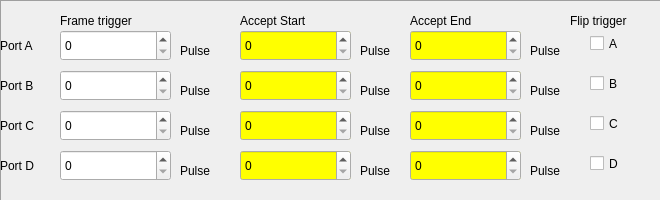
   <widget class="QFrame" name="frame_4">
    <property name="geometry">
     <rect>
      <x>20</x>
      <y>340</y>
      <width>661</width>
      <height>201</height>
     </rect>
    </property>
    <property name="frameShape">
     <enum>QFrame::Panel</enum>
    </property>
    <property name="frameShadow">
     <enum>QFrame::Sunken</enum>
    </property>
    <widget class="QLabel" name="label_6">
     <property name="geometry">
      <rect>
       <x>240</x>
       <y>10</y>
       <width>101</width>
       <height>21</height>
      </rect>
     </property>
     <property name="text">
      <string>Accept Start</string>
     </property>
    </widget>
    <widget class="QSpinBox" name="spinBoxResultAAcceptStart">
     <property name="geometry">
      <rect>
       <x>240</x>
       <y>30</y>
       <width>111</width>
       <height>31</height>
      </rect>
     </property>
     <property name="palette">
      <palette>
       <active>
        <colorrole role="Base">
         <brush brushstyle="SolidPattern">
          <color alpha="255">
           <red>255</red>
           <green>255</green>
           <blue>0</blue>
          </color>
         </brush>
        </colorrole>
       </active>
       <inactive>
        <colorrole role="Base">
         <brush brushstyle="SolidPattern">
          <color alpha="255">
           <red>255</red>
           <green>255</green>
           <blue>0</blue>
          </color>
         </brush>
        </colorrole>
       </inactive>
       <disabled>
        <colorrole role="Base">
         <brush brushstyle="SolidPattern">
          <color alpha="255">
           <red>240</red>
           <green>240</green>
           <blue>240</blue>
          </color>
         </brush>
        </colorrole>
       </disabled>
      </palette>
     </property>
     <property name="autoFillBackground">
      <bool>true</bool>
     </property>
     <property name="maximum">
      <number>16777215</number>
     </property>
    </widget>
    <widget class="QLabel" name="label_Unit1_2">
     <property name="geometry">
      <rect>
       <x>360</x>
       <y>40</y>
       <width>41</width>
       <height>21</height>
      </rect>
     </property>
     <property name="text">
      <string>Pulse</string>
     </property>
    </widget>
    <widget class="QLabel" name="label_16">
     <property name="geometry">
      <rect>
       <x>0</x>
       <y>30</y>
       <width>61</width>
       <height>31</height>
      </rect>
     </property>
     <property name="text">
      <string>Port A</string>
     </property>
    </widget>
    <widget class="QLabel" name="label_Unit1_3">
     <property name="geometry">
      <rect>
       <x>530</x>
       <y>40</y>
       <width>41</width>
       <height>21</height>
      </rect>
     </property>
     <property name="text">
      <string>Pulse</string>
     </property>
    </widget>
    <widget class="QLabel" name="label_18">
     <property name="geometry">
      <rect>
       <x>410</x>
       <y>10</y>
       <width>101</width>
       <height>21</height>
      </rect>
     </property>
     <property name="text">
      <string>Accept End</string>
     </property>
    </widget>
    <widget class="QSpinBox" name="spinBoxResultACloseAccept">
     <property name="geometry">
      <rect>
       <x>410</x>
       <y>30</y>
       <width>111</width>
       <height>31</height>
      </rect>
     </property>
     <property name="palette">
      <palette>
       <active>
        <colorrole role="Base">
         <brush brushstyle="SolidPattern">
          <color alpha="255">
           <red>255</red>
           <green>255</green>
           <blue>0</blue>
          </color>
         </brush>
        </colorrole>
       </active>
       <inactive>
        <colorrole role="Base">
         <brush brushstyle="SolidPattern">
          <color alpha="255">
           <red>255</red>
           <green>255</green>
           <blue>0</blue>
          </color>
         </brush>
        </colorrole>
       </inactive>
       <disabled>
        <colorrole role="Base">
         <brush brushstyle="SolidPattern">
          <color alpha="255">
           <red>240</red>
           <green>240</green>
           <blue>240</blue>
          </color>
         </brush>
        </colorrole>
       </disabled>
      </palette>
     </property>
     <property name="autoFillBackground">
      <bool>true</bool>
     </property>
     <property name="maximum">
      <number>16777215</number>
     </property>
    </widget>
    <widget class="QLabel" name="label_17">
     <property name="geometry">
      <rect>
       <x>0</x>
       <y>70</y>
       <width>61</width>
       <height>31</height>
      </rect>
     </property>
     <property name="text">
      <string>Port B</string>
     </property>
    </widget>
    <widget class="QLabel" name="label_Unit1_4">
     <property name="geometry">
      <rect>
       <x>360</x>
       <y>80</y>
       <width>41</width>
       <height>21</height>
      </rect>
     </property>
     <property name="text">
      <string>Pulse</string>
     </property>
    </widget>
    <widget class="QSpinBox" name="spinBoxResultBCloseAccept">
     <property name="geometry">
      <rect>
       <x>410</x>
       <y>70</y>
       <width>111</width>
       <height>31</height>
      </rect>
     </property>
     <property name="palette">
      <palette>
       <active>
        <colorrole role="Base">
         <brush brushstyle="SolidPattern">
          <color alpha="255">
           <red>255</red>
           <green>255</green>
           <blue>0</blue>
          </color>
         </brush>
        </colorrole>
       </active>
       <inactive>
        <colorrole role="Base">
         <brush brushstyle="SolidPattern">
          <color alpha="255">
           <red>255</red>
           <green>255</green>
           <blue>0</blue>
          </color>
         </brush>
        </colorrole>
       </inactive>
       <disabled>
        <colorrole role="Base">
         <brush brushstyle="SolidPattern">
          <color alpha="255">
           <red>240</red>
           <green>240</green>
           <blue>240</blue>
          </color>
         </brush>
        </colorrole>
       </disabled>
      </palette>
     </property>
     <property name="autoFillBackground">
      <bool>true</bool>
     </property>
     <property name="maximum">
      <number>16777215</number>
     </property>
    </widget>
    <widget class="QSpinBox" name="spinBoxResultBAcceptStart">
     <property name="geometry">
      <rect>
       <x>240</x>
       <y>70</y>
       <width>111</width>
       <height>31</height>
      </rect>
     </property>
     <property name="palette">
      <palette>
       <active>
        <colorrole role="Base">
         <brush brushstyle="SolidPattern">
          <color alpha="255">
           <red>255</red>
           <green>255</green>
           <blue>0</blue>
          </color>
         </brush>
        </colorrole>
       </active>
       <inactive>
        <colorrole role="Base">
         <brush brushstyle="SolidPattern">
          <color alpha="255">
           <red>255</red>
           <green>255</green>
           <blue>0</blue>
          </color>
         </brush>
        </colorrole>
       </inactive>
       <disabled>
        <colorrole role="Base">
         <brush brushstyle="SolidPattern">
          <color alpha="255">
           <red>240</red>
           <green>240</green>
           <blue>240</blue>
          </color>
         </brush>
        </colorrole>
       </disabled>
      </palette>
     </property>
     <property name="autoFillBackground">
      <bool>true</bool>
     </property>
     <property name="maximum">
      <number>16777215</number>
     </property>
    </widget>
    <widget class="QLabel" name="label_Unit1_5">
     <property name="geometry">
      <rect>
       <x>530</x>
       <y>80</y>
       <width>41</width>
       <height>21</height>
      </rect>
     </property>
     <property name="text">
      <string>Pulse</string>
     </property>
    </widget>
    <widget class="QLabel" name="label_19">
     <property name="geometry">
      <rect>
       <x>0</x>
       <y>110</y>
       <width>61</width>
       <height>31</height>
      </rect>
     </property>
     <property name="text">
      <string>Port C</string>
     </property>
    </widget>
    <widget class="QLabel" name="label_Unit1_6">
     <property name="geometry">
      <rect>
       <x>360</x>
       <y>120</y>
       <width>41</width>
       <height>21</height>
      </rect>
     </property>
     <property name="text">
      <string>Pulse</string>
     </property>
    </widget>
    <widget class="QSpinBox" name="spinBoxResultCCloseAccept">
     <property name="geometry">
      <rect>
       <x>410</x>
       <y>110</y>
       <width>111</width>
       <height>31</height>
      </rect>
     </property>
     <property name="palette">
      <palette>
       <active>
        <colorrole role="Base">
         <brush brushstyle="SolidPattern">
          <color alpha="255">
           <red>255</red>
           <green>255</green>
           <blue>0</blue>
          </color>
         </brush>
        </colorrole>
       </active>
       <inactive>
        <colorrole role="Base">
         <brush brushstyle="SolidPattern">
          <color alpha="255">
           <red>255</red>
           <green>255</green>
           <blue>0</blue>
          </color>
         </brush>
        </colorrole>
       </inactive>
       <disabled>
        <colorrole role="Base">
         <brush brushstyle="SolidPattern">
          <color alpha="255">
           <red>240</red>
           <green>240</green>
           <blue>240</blue>
          </color>
         </brush>
        </colorrole>
       </disabled>
      </palette>
     </property>
     <property name="autoFillBackground">
      <bool>true</bool>
     </property>
     <property name="maximum">
      <number>16777215</number>
     </property>
    </widget>
    <widget class="QSpinBox" name="spinBoxResultCAcceptStart">
     <property name="geometry">
      <rect>
       <x>240</x>
       <y>110</y>
       <width>111</width>
       <height>31</height>
      </rect>
     </property>
     <property name="palette">
      <palette>
       <active>
        <colorrole role="Base">
         <brush brushstyle="SolidPattern">
          <color alpha="255">
           <red>255</red>
           <green>255</green>
           <blue>0</blue>
          </color>
         </brush>
        </colorrole>
       </active>
       <inactive>
        <colorrole role="Base">
         <brush brushstyle="SolidPattern">
          <color alpha="255">
           <red>255</red>
           <green>255</green>
           <blue>0</blue>
          </color>
         </brush>
        </colorrole>
       </inactive>
       <disabled>
        <colorrole role="Base">
         <brush brushstyle="SolidPattern">
          <color alpha="255">
           <red>240</red>
           <green>240</green>
           <blue>240</blue>
          </color>
         </brush>
        </colorrole>
       </disabled>
      </palette>
     </property>
     <property name="autoFillBackground">
      <bool>true</bool>
     </property>
     <property name="maximum">
      <number>16777215</number>
     </property>
    </widget>
    <widget class="QLabel" name="label_Unit1_7">
     <property name="geometry">
      <rect>
       <x>530</x>
       <y>120</y>
       <width>41</width>
       <height>21</height>
      </rect>
     </property>
     <property name="text">
      <string>Pulse</string>
     </property>
    </widget>
    <widget class="QLabel" name="label_20">
     <property name="geometry">
      <rect>
       <x>0</x>
       <y>150</y>
       <width>61</width>
       <height>31</height>
      </rect>
     </property>
     <property name="text">
      <string>Port D</string>
     </property>
    </widget>
    <widget class="QLabel" name="label_Unit1_8">
     <property name="geometry">
      <rect>
       <x>360</x>
       <y>160</y>
       <width>41</width>
       <height>21</height>
      </rect>
     </property>
     <property name="text">
      <string>Pulse</string>
     </property>
    </widget>
    <widget class="QSpinBox" name="spinBoxResultDCloseAccept">
     <property name="geometry">
      <rect>
       <x>410</x>
       <y>150</y>
       <width>111</width>
       <height>31</height>
      </rect>
     </property>
     <property name="palette">
      <palette>
       <active>
        <colorrole role="Base">
         <brush brushstyle="SolidPattern">
          <color alpha="255">
           <red>255</red>
           <green>255</green>
           <blue>0</blue>
          </color>
         </brush>
        </colorrole>
       </active>
       <inactive>
        <colorrole role="Base">
         <brush brushstyle="SolidPattern">
          <color alpha="255">
           <red>255</red>
           <green>255</green>
           <blue>0</blue>
          </color>
         </brush>
        </colorrole>
       </inactive>
       <disabled>
        <colorrole role="Base">
         <brush brushstyle="SolidPattern">
          <color alpha="255">
           <red>240</red>
           <green>240</green>
           <blue>240</blue>
          </color>
         </brush>
        </colorrole>
       </disabled>
      </palette>
     </property>
     <property name="autoFillBackground">
      <bool>true</bool>
     </property>
     <property name="maximum">
      <number>16777215</number>
     </property>
    </widget>
    <widget class="QSpinBox" name="spinBoxResultDAcceptStart">
     <property name="geometry">
      <rect>
       <x>240</x>
       <y>150</y>
       <width>111</width>
       <height>31</height>
      </rect>
     </property>
     <property name="palette">
      <palette>
       <active>
        <colorrole role="Base">
         <brush brushstyle="SolidPattern">
          <color alpha="255">
           <red>255</red>
           <green>255</green>
           <blue>0</blue>
          </color>
         </brush>
        </colorrole>
       </active>
       <inactive>
        <colorrole role="Base">
         <brush brushstyle="SolidPattern">
          <color alpha="255">
           <red>255</red>
           <green>255</green>
           <blue>0</blue>
          </color>
         </brush>
        </colorrole>
       </inactive>
       <disabled>
        <colorrole role="Base">
         <brush brushstyle="SolidPattern">
          <color alpha="255">
           <red>240</red>
           <green>240</green>
           <blue>240</blue>
          </color>
         </brush>
        </colorrole>
       </disabled>
      </palette>
     </property>
     <property name="autoFillBackground">
      <bool>true</bool>
     </property>
     <property name="maximum">
      <number>16777215</number>
     </property>
    </widget>
    <widget class="QLabel" name="label_Unit1_9">
     <property name="geometry">
      <rect>
       <x>530</x>
       <y>160</y>
       <width>41</width>
       <height>21</height>
      </rect>
     </property>
     <property name="text">
      <string>Pulse</string>
     </property>
    </widget>
    <widget class="QLabel" name="label_Unit1">
     <property name="geometry">
      <rect>
       <x>180</x>
       <y>40</y>
       <width>41</width>
       <height>21</height>
      </rect>
     </property>
     <property name="text">
      <string>Pulse</string>
     </property>
    </widget>
    <widget class="QSpinBox" name="spinBoxDelayFrameTriggerA">
     <property name="geometry">
      <rect>
       <x>60</x>
       <y>30</y>
       <width>111</width>
       <height>31</height>
      </rect>
     </property>
     <property name="maximum">
      <number>16777215</number>
     </property>
    </widget>
    <widget class="QLabel" name="label_Unit2">
     <property name="geometry">
      <rect>
       <x>180</x>
       <y>80</y>
       <width>41</width>
       <height>21</height>
      </rect>
     </property>
     <property name="text">
      <string>Pulse</string>
     </property>
    </widget>
    <widget class="QSpinBox" name="spinBoxDelayFrameTriggerB">
     <property name="geometry">
      <rect>
       <x>60</x>
       <y>70</y>
       <width>111</width>
       <height>31</height>
      </rect>
     </property>
     <property name="maximum">
      <number>16777215</number>
     </property>
    </widget>
    <widget class="QLabel" name="label_Unit2_2">
     <property name="geometry">
      <rect>
       <x>180</x>
       <y>120</y>
       <width>41</width>
       <height>21</height>
      </rect>
     </property>
     <property name="text">
      <string>Pulse</string>
     </property>
    </widget>
    <widget class="QSpinBox" name="spinBoxDelayFrameTriggerC">
     <property name="geometry">
      <rect>
       <x>60</x>
       <y>110</y>
       <width>111</width>
       <height>31</height>
      </rect>
     </property>
     <property name="maximum">
      <number>16777215</number>
     </property>
    </widget>
    <widget class="QLabel" name="label_Unit2_3">
     <property name="geometry">
      <rect>
       <x>180</x>
       <y>160</y>
       <width>41</width>
       <height>21</height>
      </rect>
     </property>
     <property name="text">
      <string>Pulse</string>
     </property>
    </widget>
    <widget class="QSpinBox" name="spinBoxDelayFrameTriggerD">
     <property name="geometry">
      <rect>
       <x>60</x>
       <y>150</y>
       <width>111</width>
       <height>31</height>
      </rect>
     </property>
     <property name="maximum">
      <number>16777215</number>
     </property>
    </widget>
    <widget class="QLabel" name="label_4">
     <property name="geometry">
      <rect>
       <x>60</x>
       <y>10</y>
       <width>101</width>
       <height>21</height>
      </rect>
     </property>
     <property name="text">
      <string>Frame trigger</string>
     </property>
    </widget>
    <widget class="QCheckBox" name="checkBoxFlipFrameTriggerA">
     <property name="geometry">
      <rect>
       <x>590</x>
       <y>30</y>
       <width>51</width>
       <height>27</height>
      </rect>
     </property>
     <property name="text">
      <string>A</string>
     </property>
    </widget>
    <widget class="QLabel" name="label_23">
     <property name="geometry">
      <rect>
       <x>570</x>
       <y>10</y>
       <width>81</width>
       <height>21</height>
      </rect>
     </property>
     <property name="text">
      <string>Flip trigger</string>
     </property>
    </widget>
    <widget class="QCheckBox" name="checkBoxFlipFrameTriggerD">
     <property name="geometry">
      <rect>
       <x>590</x>
       <y>150</y>
       <width>51</width>
       <height>27</height>
      </rect>
     </property>
     <property name="text">
      <string>D</string>
     </property>
    </widget>
    <widget class="QCheckBox" name="checkBoxFlipFrameTriggerB">
     <property name="geometry">
      <rect>
       <x>590</x>
       <y>70</y>
       <width>51</width>
       <height>27</height>
      </rect>
     </property>
     <property name="text">
      <string>B</string>
     </property>
    </widget>
    <widget class="QCheckBox" name="checkBoxFlipFrameTriggerC">
     <property name="geometry">
      <rect>
       <x>590</x>
       <y>110</y>
       <width>51</width>
       <height>27</height>
      </rect>
     </property>
     <property name="text">
      <string>C</string>
     </property>
    </widget>
   </widget>
